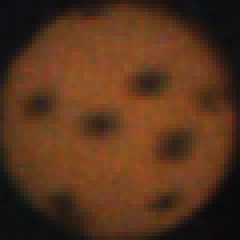
#> input picture data/Img/686338211101.png, 60 x 60 px (shown 4 times larger)
$ python -i un2cropped.py   (imports and definitions only)
#> lines starting #> are read from the running program, lines starting #| are printed output that depends on the picture; after the words box and inside, x2 and y2 are one past the last pixel; in counts of white or black regions, pixels touching at a corner belong together
import cv2
import numpy as np
from pathlib import Path

def detect_white_ball(image_path):
    """Detect and crop the white ball in the image using thresholding and contour detection, draw debug info on the image."""
#> called with image_path = '../Img/686338211101.png'
    # Read the image
    image = cv2.imread(str(image_path))  # Convert Path to string for OpenCV compatibility
#> image is the input picture: shape (60, 60, 3); mean B, G, R 28.6, 51.6, 87
    if image is None:
        print(f"Error reading {image_path}, skipping.")
        return None, None, None

    # Convert the image to grayscale
    grayscale_image = cv2.cvtColor(image, cv2.COLOR_BGR2GRAY)
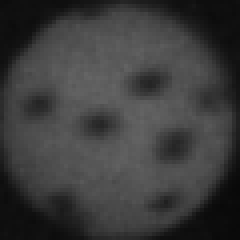
#> grayscale_image: shape (60, 60) (shown 4 times larger); min 9, max 100, mean 59.5

    # Apply Gaussian blur to remove noise
    blurred_image = cv2.GaussianBlur(grayscale_image, (5, 5), 0)

    # Apply a binary threshold to the image
    _, binary_image = cv2.threshold(blurred_image, 50, 100, cv2.THRESH_BINARY)
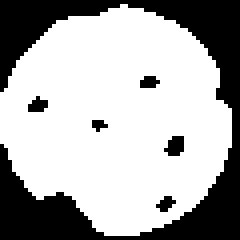
#> binary_image: shape (60, 60) (shown 4 times larger); values 0 (black) and 100 (white), 67.6% white; 6 black regions (5 under 20 px)

    # Find contours on the binary image
    contours, _ = cv2.findContours(binary_image, cv2.RETR_EXTERNAL, cv2.CHAIN_APPROX_SIMPLE)
#> contours = 1 contour; box (x1, y1, x2, y2) and area: (0, 1, 58, 59) 2418

    if contours:
        # Find the largest contour (most likely the ball)
        max_contour = max(contours, key=cv2.contourArea)
#> max_contour = contour of 80 points, box (x1, y1, x2, y2) (0, 1, 58, 59), area 2418

        # Enclose the contour in a circle
        ((x, y), radius) = cv2.minEnclosingCircle(max_contour)
#> x = 28.43; y = 29.81; radius = 29.23
        center = (int(x), int(y))
#> center = (28, 29)

        if radius > 10:  # Ensure the detected object is large enough to be the ball
            # Draw the circle and center point on the original image for debugging
            debug_image = image.copy()  # Create a copy to draw the debug info

            # Draw the enclosing circle (circumference of the ball)
            cv2.circle(debug_image, center, int(radius), (0, 255, 0), 2)  # Green circle with thickness of 2
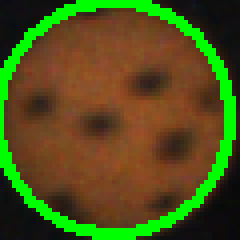
#> debug_image: shape (60, 60, 3) (shown 4 times larger); 13.81% of pixels changed, all inside (x1, y1, x2, y2) = (0, 0, 59, 60)

            # Draw the center point of the ball
            cv2.circle(debug_image, center, 5, (0, 0, 255), -1)  # Red point with thickness of -1 (filled)
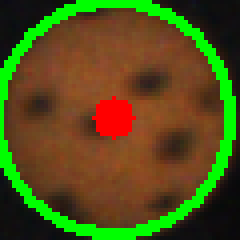
#> debug_image: shape (60, 60, 3) (shown 4 times larger); 2.25% of pixels changed, all inside (x1, y1, x2, y2) = (23, 24, 34, 35)

            # Calculate crop coordinates
            r = int(radius)
#> r = 29
            x_min = max(0, center[0] - r)
#> x_min = 0
            x_max = min(image.shape[1], center[0] + r)
#> x_max = 57
            y_min = max(0, center[1] - r)
#> y_min = 0
            y_max = min(image.shape[0], center[1] + r)
#> y_max = 58
            cropped_image = image[y_min:y_max, x_min:x_max]
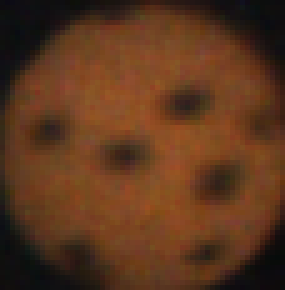
#> cropped_image: shape (58, 57, 3) (shown 5 times larger); mean B, G, R 29.6, 54.3, 92.1

            return cropped_image, center, debug_image  # Return cropped image, center coordinates, and debug image
        else:
            print(f"Ball detected in {image_path.name} is too small.")
    else:
        print(f"No white ball detected in {image_path.name}.")

    return None, None, None

# [57 lines left out: functions process_images, resize_images_to_60x60, not called in this run]

# [5 lines not run here, left out]

>>> result = detect_white_ball('../Img/686338211101.png')
